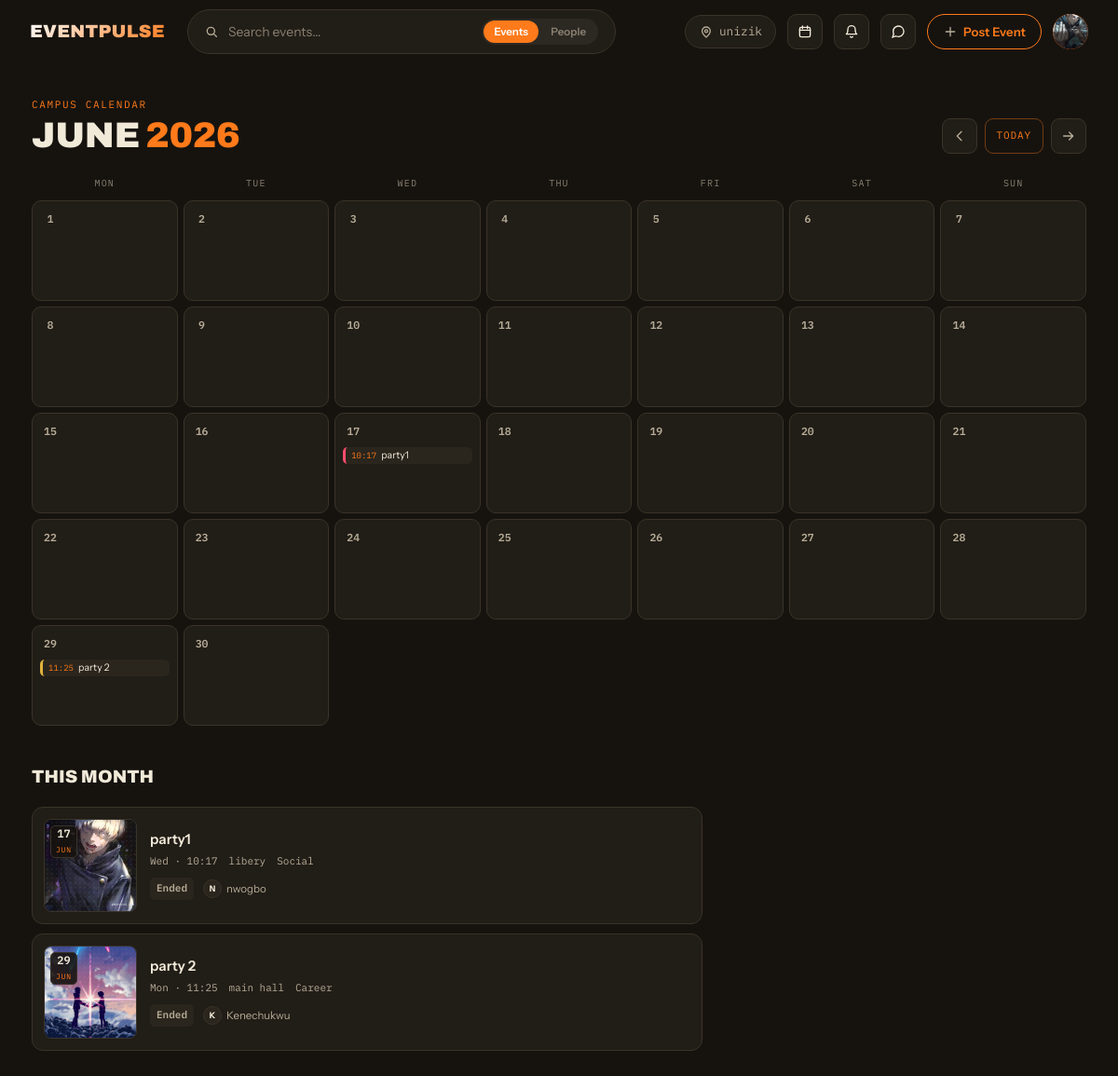
The page /calendar/?year=2026&month=6 (signed in) on the database its author committed.
### accounts/models.py (models this page shows, shortened)
class User(AbstractUser):
    class Role(models.TextChoices):
        STUDENT = 'student', 'Student'
        SOCIETY = 'society', 'Society / Club'
        STAFF   = 'staff',   'Staff'
        ADMIN   = 'admin',   'Admin'
    class Plan(models.TextChoices):
        FREE    = 'free',    'Free'
        PREMIUM = 'premium', 'Premium'
    class YearOfStudy(models.TextChoices):
        YEAR_1 = '1',  'Year 1 — Fresher'
        YEAR_2 = '2',  'Year 2'
        YEAR_3 = '3',  'Year 3'
        YEAR_4 = '4',  'Year 4'
        YEAR_5 = '5',  'Year 5'
        PG     = 'pg', 'Postgraduate'
        PHD    = 'phd','PhD'
    email           = models.EmailField(unique=True)
    profile_picture = models.ImageField(upload_to='profiles/', blank=True, null=True)
    bio             = models.TextField(blank=True)
    phone_number    = models.CharField(max_length=20, blank=True)
    university      = models.CharField(max_length=200, blank=True)
    department      = models.CharField(max_length=200, blank=True)
    student_id      = models.CharField(max_length=50,  blank=True)
    year_of_study   = models.CharField(
        max_length=5,
        choices=YearOfStudy.choices,
        blank=True,
    )
    role = models.CharField(
        max_length=20,
        choices=Role.choices,
        default=Role.STUDENT,
    )
    plan = models.CharField(
        max_length=20,
        choices=Plan.choices,
        default=Plan.FREE,
    )
    plan_expiry = models.DateTimeField(blank=True, null=True)
    updated_at = models.DateTimeField(auto_now=True)
    USERNAME_FIELD  = 'email'
    REQUIRED_FIELDS = ['username']
    class Meta:
        verbose_name        = 'User'
        verbose_name_plural = 'Users'
        ordering            = ['-date_joined']

### events/models.py (models this page shows, shortened)
class Event(models.Model):
    class Status(models.TextChoices):
        DRAFT     = "draft",     "Draft"
        PUBLISHED = "published", "Published"
        CANCELLED = "cancelled", "Cancelled"
        COMPLETED = "completed", "Completed"
    class PriceType(models.TextChoices):
        FREE = "free", "Free"
        PAID = "paid", "Paid"
    title       = models.CharField(max_length=200)
    slug        = models.SlugField(max_length=220, unique=True, blank=True)
    description = models.TextField()
    cover_image = models.ImageField(upload_to="events/covers/", blank=True, null=True)
    organiser = models.ForeignKey(
        settings.AUTH_USER_MODEL,
        on_delete=models.CASCADE,
        related_name="organised_events",
    )
    category = models.ForeignKey(
        Category,
        on_delete=models.SET_NULL,
        null=True,
        blank=True,
        related_name="events",
    )
    location_name    = models.CharField(max_length=200)
    location_address = models.TextField(blank=True)
    location_lat     = models.DecimalField(max_digits=9, decimal_places=6, blank=True, null=True)
    location_lng     = models.DecimalField(max_digits=9, decimal_places=6, blank=True, null=True)
    area             = models.CharField(max_length=100, blank=True, help_text="Neighbourhood or city for filtering")
    start_datetime = models.DateTimeField()
    end_datetime   = models.DateTimeField(blank=True, null=True)
    capacity     = models.PositiveIntegerField(blank=True, null=True, help_text="Leave blank for unlimited")
    price_type   = models.CharField(max_length=10, choices=PriceType.choices, default=PriceType.FREE)
    ticket_price = models.DecimalField(max_digits=10, decimal_places=2, default=0.00)
    is_premium_only = models.BooleanField(default=False, help_text="Only premium users can join")
    is_featured     = models.BooleanField(default=False, help_text="Pin to top of feed")
    status          = models.CharField(max_length=20, choices=Status.choices, default=Status.DRAFT)
    checkin_token = models.UUIDField(
        default=uuid.uuid4,
        editable=False,
        unique=True,
        help_text="Embedded in QR code for check-in",
    )
    qr_code = models.ImageField(
        upload_to="qrcodes/",
        blank=True,
        null=True,
        help_text="Auto-generated on publish",
    )
    created_at = models.DateTimeField(auto_now_add=True)
    updated_at = models.DateTimeField(auto_now=True)
    class Meta:
        verbose_name        = "Event"
        verbose_name_plural = "Events"
        ordering            = ["-is_featured", "-created_at"]
        indexes = [
            models.Index(fields=["status", "start_datetime"]),
            models.Index(fields=["organiser"]),
            models.Index(fields=["category"]),
            models.Index(fields=["area"]),
        ]
    @property
    def is_past(self):
        if self.end_datetime:
            return self.end_datetime < timezone.now()
        return self.start_datetime < timezone.now()

class Category(models.Model):
    name        = models.CharField(max_length=60, unique=True)
    slug        = models.SlugField(max_length=60, unique=True, blank=True)
    icon        = models.CharField(max_length=10, blank=True, help_text="Emoji e.g. 🎵")
    description = models.TextField(blank=True)
    colour      = models.CharField(max_length=7, default="#4B6BF1", help_text="Hex colour for UI badges")
    created_at  = models.DateTimeField(auto_now_add=True)
    class Meta:
        verbose_name        = "Category"
        verbose_name_plural = "Categories"
        ordering            = ["name"]

### events/views.py (the view)
# urls.py: path('calendar/', views.calendar_view, name='calendar'),
@login_required(login_url='accounts:login')
def calendar_view(request):
    today = timezone.localdate()
    try:
        year = int(request.GET.get('year', today.year))
        month = int(request.GET.get('month', today.month))
        date(year, month, 1)  # validates the pair
    except (ValueError, TypeError):
        year, month = today.year, today.month
    if year < today.year - 1 or year > today.year + 2:
        year, month = today.year, today.month
    prev_y, prev_m = (year - 1, 12) if month == 1 else (year, month - 1)
    next_y, next_m = (year + 1, 1) if month == 12 else (year, month + 1)
    events = (
        Event.objects
        .filter(
            status=Event.Status.PUBLISHED,
            start_datetime__year=year,
            start_datetime__month=month,
        )
        .select_related('category', 'organiser')
        .order_by('start_datetime')
    )
    events_by_day = {}
    for e in events:
        d = timezone.localtime(e.start_datetime).day
        events_by_day.setdefault(d, []).append(e)
    cal = pycal.Calendar(firstweekday=0)  # weeks start Monday
    weeks = []
    for week in cal.monthdayscalendar(year, month):
        row = []
        for d in week:
            row.append({
                'day': d,  # 0 = padding cell outside this month
                'events': events_by_day.get(d, []),
                'is_today': (
                    d == today.day and month == today.month and year == today.year
                ),
            })
        weeks.append(row)
    return render(request, 'events/calendar.html', {
        'weeks':        weeks,
        'year':         year,
        'month':        month,
        'month_name':   date(year, month, 1).strftime('%B'),
        'prev_y':       prev_y, 'prev_m': prev_m,
        'next_y':       next_y, 'next_m': next_m,
        'is_current_month': (year == today.year and month == today.month),
        'month_events': events,
    })

### social/context_processors.py (called while the page is built)
def unread_messages(request):
    if not request.user.is_authenticated:
        return {'unread_messages_count': 0}
    count = (
        Message.objects
        .filter(conversation__participants=request.user, is_read=False)
        .exclude(sender=request.user)
        .count()
    )
    return {'unread_messages_count': count}

### templates/events/calendar.html (shortened to what this page needs)
{% extends 'base.html' %}
{% load static %}
{% block content %}
<div class="ep-calpage">
  <div class="ep-cal-head">
    <div>
      <p class="ep-cal-head__label">Campus Calendar</p>
      <h1 class="ep-cal-head__title">{{ month_name }} <span>{{ year }}</span></h1>
    </div>
    <div class="ep-cal-nav">
      <a href="{% url 'events:calendar' %}?year={{ prev_y }}&month={{ prev_m }}" class="ep-cal-nav__btn" aria-label="Previous month">
        <span class="ep-icon ep-icon--back"></span>
      </a>
      {% if not is_current_month %}
      <a href="{% url 'events:calendar' %}" class="ep-cal-nav__today">Today</a>
      {% endif %}
      <a href="{% url 'events:calendar' %}?year={{ next_y }}&month={{ next_m }}" class="ep-cal-nav__btn" aria-label="Next month">
        <span class="ep-icon ep-icon--arrow-right"></span>
      </a>
    </div>
  </div>
  <div class="ep-cal-weekdays">
    <span>Mon</span><span>Tue</span><span>Wed</span><span>Thu</span><span>Fri</span><span>Sat</span><span>Sun</span>
  </div>
  <div class="ep-cal-grid">
    {% for week in weeks %}
      {% for cell in week %}
        {% if cell.day == 0 %}
          <div class="ep-cal-cell ep-cal-cell--pad"></div>
        {% else %}
          <div class="ep-cal-cell {% if cell.is_today %}ep-cal-cell--today{% endif %} {% if cell.events %}ep-cal-cell--busy{% endif %}">
            <span class="ep-cal-cell__num">{{ cell.day }}</span>
            <div class="ep-cal-cell__events">
              {% for e in cell.events|slice:":3" %}
                <a href="{% url 'events:detail' e.slug %}" class="ep-cal-chip ep-cal-chip--{{ e.category.slug|default:'academic' }}" title="{{ e.title }}">
                  <span class="ep-cal-chip__time">{{ e.start_datetime|date:"H:i" }}</span>
                  <span class="ep-cal-chip__title">{{ e.title }}</span>
                </a>
              {% endfor %}
            </div>
          </div>
        {% endif %}
      {% endfor %}
    {% endfor %}
  </div>
  <div class="ep-cal-agenda">
    <h2 class="ep-cal-agenda__title">This month</h2>
    {% if month_events %}
      <div class="ep-socialfeed">
        {% for event in month_events %}
        <article class="ep-card ep-card--social" data-cat="{{ event.category.slug|default:'all' }}"
          onclick="window.location.href='{% url "events:detail" event.slug %}'">
          <div class="ep-feed-item__thumb {% if not event.cover_image %}ep-flyerbg--{{ event.category.slug|default:'academic' }}{% endif %}">
            {% if event.cover_image %}
              <img src="{{ event.cover_image.url }}" alt="{{ event.title }}" loading="lazy">
            {% endif %}
            <div class="ep-feed-item__date">
              <b>{{ event.start_datetime|date:"d" }}</b>
              <span>{{ event.start_datetime|date:"M" }}</span>
            </div>
          </div>
          <div class="ep-feed-item__body">
            <h3 class="ep-feed-item__title">{{ event.title }}</h3>
            <div class="ep-feed-item__meta">
              <span>{{ event.start_datetime|date:"D · H:i" }}</span>
              <span>{{ event.location_name|truncatechars:28 }}</span>
              {% if event.category %}<span>{{ event.category.name }}</span>{% endif %}
            </div>
            <div class="ep-feed-item__foot">
              {% if event.is_past %}
                <span class="ep-feed-item__price ep-feed-item__price--ended">Ended</span>
              {% elif event.is_free %}
                <span class="ep-feed-item__price ep-feed-item__price--free">Free</span>
              {% else %}
                <span class="ep-feed-item__price">₦{{ event.ticket_price }}</span>
              {% endif %}
              <span class="ep-feed-item__organiser">
                <span class="ep-card__organiser-av">{{ event.organiser.username|first|upper }}</span>
                {{ event.organiser.username }}
              </span>
            </div>
          </div>
        </article>
        {% endfor %}
      </div>
    {% endif %}
  </div>
</div>
{% endblock %}

### templates/base.html (shortened to what this page needs)
<!DOCTYPE html>
<html lang="en">
<head>
  {% load static %}
  <link rel="stylesheet" href="{% static 'css/main.css' %}?v=17" />
</head>
<body>
{% block navbar %}
<nav class="ep-nav" id="epNav">
  <div class="ep-nav__inner">
    <a href="{% if user.is_authenticated %}{% url 'events:home' %}{% else %}{% url 'events:landing' %}{% endif %}" class="ep-nav__logo">
      <span>EVENT<b>PULSE</b></span>
    </a>
    <form class="ep-nav__search-form" id="navSearchForm" method="get"
          action="{% url 'events:home' %}"
          data-events-url="{% url 'events:home' %}"
          data-people-url="{% url 'accounts:search_people' %}">
      <div class="ep-nav__search">
        <span class="ep-icon ep-icon--search"></span>
        <input type="text" name="q" id="navSearchInput"
               placeholder="Search events…"
               value="{{ request.GET.q|default:'' }}" autocomplete="off" />
        <div class="ep-search-scope" role="tablist" aria-label="Search scope">
          <button type="button" class="ep-search-scope__btn is-active" data-scope="events">Events</button>
          <button type="button" class="ep-search-scope__btn" data-scope="people">People</button>
        </div>
      </div>
    </form>
    <div class="ep-nav__actions">
      <span class="ep-nav__location">
        <span class="ep-icon ep-icon--pin"></span>
        {% if user.is_authenticated and user.university %}{{ user.university|truncatechars:16 }}{% else %}Campus{% endif %}
      </span>
      {% if user.is_authenticated %}
        <a href="{% url 'events:calendar' %}" class="ep-nav__iconbtn" title="Campus calendar">
          <span class="ep-icon ep-icon--calendar"></span>
        </a>
        <a href="{% url 'social:notifications' %}" class="ep-nav__iconbtn" title="Notifications" id="notifBell">
          <span class="ep-icon ep-icon--bell"></span>
        </a>
        <a href="{% url 'social:inbox' %}" class="ep-nav__iconbtn" title="Messages">
          <span class="ep-icon ep-icon--chat"></span>
        </a>
        <a href="{% url 'events:create' %}" class="ep-btn ep-btn--create ep-btn--sm">
          <span class="ep-icon ep-icon--plus"></span>
          Post Event
        </a>
        <div class="ep-nav__user-menu" id="userMenu">
          <div class="ep-nav__avatar" id="avatarBtn">
            {% if user.profile_picture %}
              <img src="{{ user.profile_picture.url }}" alt="{{ user.username }}">
            {% else %}
              {{ user.username|first|upper }}
            {% endif %}
          </div>
        </div>
      {% else %}
        <a href="{% url 'accounts:login' %}"    class="ep-btn ep-btn--outline ep-btn--sm">Sign In</a>
        <a href="{% url 'accounts:register' %}" class="ep-btn ep-btn--primary ep-btn--sm">Register</a>
      {% endif %}
    </div>
  </div>
</nav>
{% endblock %}
{% block content %}{% endblock %}
{% load static %}
</body>
</html>

### rows shown on the page
User: university "unizik", profile_picture (picture)
Event: start_datetime "10:17", title "party1", cover_image (picture), start_datetime "17", start_datetime "JUN", start_datetime "Wed · 10:17", location_name "libery", category.name "Social", shows "Ended", organiser.username|first "N", organiser.username "nwogbo"
Event: start_datetime "11:25", title "party 2", cover_image (picture), start_datetime "29", start_datetime "JUN", start_datetime "Mon · 11:25", location_name "main hall", category.name "Career", shows "Ended", organiser.username|first "K", organiser.username "Kenechukwu"

### other values the page prints
{{ month_name }} "JUNE"
{{ year }} "2026"
{{ cell.day }} "1" "2" "3" "4" "5" "6" "7" "8" "9" "10" "11" "12" "13" "14" "15" "16" "17" "18" "19" "20" "21" "22" "23" "24" "25" "26" "27" "28" "29" "30"
